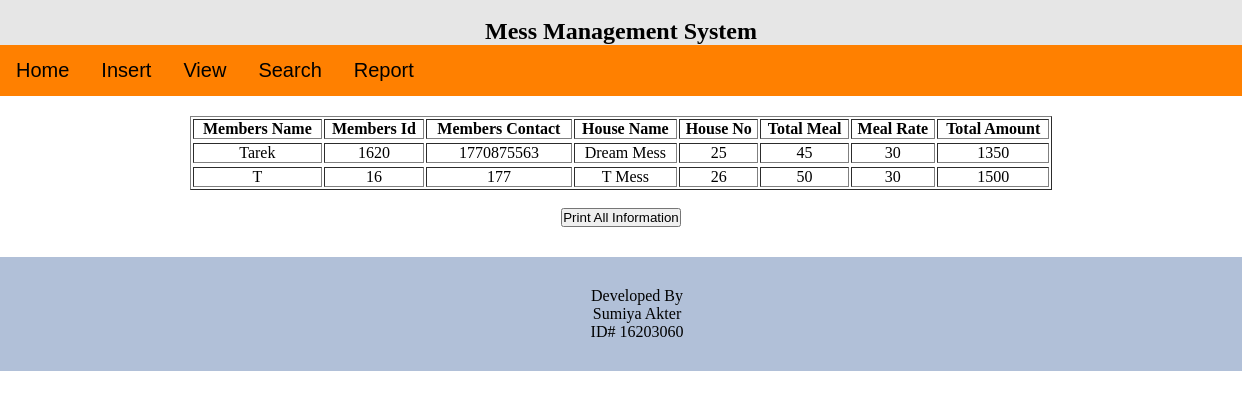
The app's page /report.php with its own data.
### tables this page shows
CREATE TABLE `tb_members` (
  `serial_no` int(11) NOT NULL,
  `id` int(8) NOT NULL,
  `name` varchar(456) NOT NULL,
  `occup` text NOT NULL,
  `per_addr` varchar(100) NOT NULL,
  `phone_num` int(17) NOT NULL,
  `email` varchar(25) NOT NULL
);

CREATE TABLE `tb_house` (
  `serial_no` int(11) NOT NULL,
  `h_name` text NOT NULL,
  `house_no` int(3) NOT NULL,
  `address` varchar(30) NOT NULL,
  `contact` int(16) NOT NULL
);

CREATE TABLE `tb_meal` (
  `serial_no` int(11) NOT NULL,
  `meal` int(11) NOT NULL,
  `rate` varchar(11) NOT NULL,
  `amount` varchar(44) NOT NULL
);

### report.php (the view, shortened to what this page needs)
<?php
include 'header.php';
?>
<div class="myMainContent"  id="div_print">
<center>
    <table border="1px" width="70%">
        <tr>
           <th>Members Name</th>
		   <th>Members Id</th>
		   <th>Members Contact</th>
		   <th>House Name</th>
		   <th>House No</th>
		   <th>Total Meal</th>
		   <th>Meal Rate</th>
		   <th>Total Amount</th>
            <?php
        $r = mysqli_query($link,"SELECT tb_members.id,tb_members.name,tb_members.phone_num,tb_house.h_name,tb_house.house_no,tb_meal.meal,tb_meal.rate,tb_meal.amount from tb_members inner join tb_house on tb_members.serial_no=tb_house.serial_no inner join tb_meal on tb_members.serial_no=tb_meal.serial_no");
        while($data=mysqli_fetch_assoc($r)){
        ?>
        <tr>
		<tr id="<?php echo "row".$data['id'];?>">
            <td><?php echo $data['name'];?></td>
            <td><?php echo $data['id'];?></td>
			<td><?php echo $data['phone_num'];?></td>
			<td><?php echo $data['h_name'];?></td>
			<td><?php echo $data['house_no'];?></td>
            <td><?php echo $data['meal'];?></td>
			<td><?php echo $data['rate'];?></td>
			<td><?php echo $data['amount'];?></td>
			<?php } ?>
			</table>
			<br>
    <center><a href="#"  class="no-print" onClick="printdiv('div_print');" ><button>Print All Information</button></a></center>
</center>
</div>
<?php
include 'footer.php';
?>

### header.php (shortened to what this page needs)
<html>
    <head>
    </head>
    <body>
       <div class="navbar">
               <br> <h2 style="font-family:italic; font-weight: bold;font-weight: 900;">Mess Management System</h2>
<ul>
  <a href="home.php">Home</a>
  <div class="dropdown">
    <button class="dropbtn">Insert
    </button>
  </div>
<div class="dropdown">
    <button class="dropbtn">View
    </button>
    </div>
<div class="dropdown">
    <button class="dropdwn">Search
    </button>
  </div>
 <a href="report.php">Report</a>
 </ul>
</div>
    </body>
</html>

### footer.php (shortened to what this page needs)
    <head>
    </head>
    <body>
        <div class="footer">
            <div class = "f_text">
                <p>Developed By</p>
				<p>Sumiya Akter</p>
				<p>ID# 16203060</p>
            </div>
        </div>
    </body>
</html>

### header.php (style rules this page uses)
h2 { text-align: center; }
.navbar { overflow: hidden; background-color: #E6E6E6; font-family: arial; }
.navbar a { float: left; font-size: 20px; color: black; text-align: center; padding: 14px 16px; text-decoration: none; display: block; }
ul { list-style-type: none; margin: 0; padding: 0; overflow: hidden; background-color: #ff8000; text-align: center; }
.dropdown { float: left; overflow: hidden; }
.dropdown .dropbtn { font-size: 20px; border: none; outline: none; color: black; padding: 14px 16px; background-color: inherit; }
.dropdown .dropdwn { font-size: 20px; border: none; outline: none; color: black; padding: 14px 16px; background-color: inherit; }
* { margin: 0; padding: 0; }
p { text-align: center; }
.f_text { overflow: hidden; width: 100%; height: 60px; background-color: #B8B8D4; padding: 14px 16px;; }
.footer { margin-top: px; }
table tr td { text-align:center; }

### report.php (style rules this page uses)
.myMainContent { padding:20px 5px; }

### footer.php (style rules this page uses)
* { margin: 0; padding: 0; }
p { text-align: center; }
.f_text { overflow: hidden; width: 100%; height: 70px; background-color: #b1c0d8; padding-top: 30px; }
.footer { margin-top: 10px }

### records on screen
tb_members: name "Tarek", id "1620", phone_num "1770875563", tb_house.h_name "Dream Mess", tb_house.house_no "25", tb_meal.meal "45", tb_meal.rate "30", tb_meal.amount "1350"
tb_members: name "T", id "16", phone_num "177", tb_house.h_name "T Mess", tb_house.house_no "26", tb_meal.meal "50", tb_meal.rate "30", tb_meal.amount "1500"
